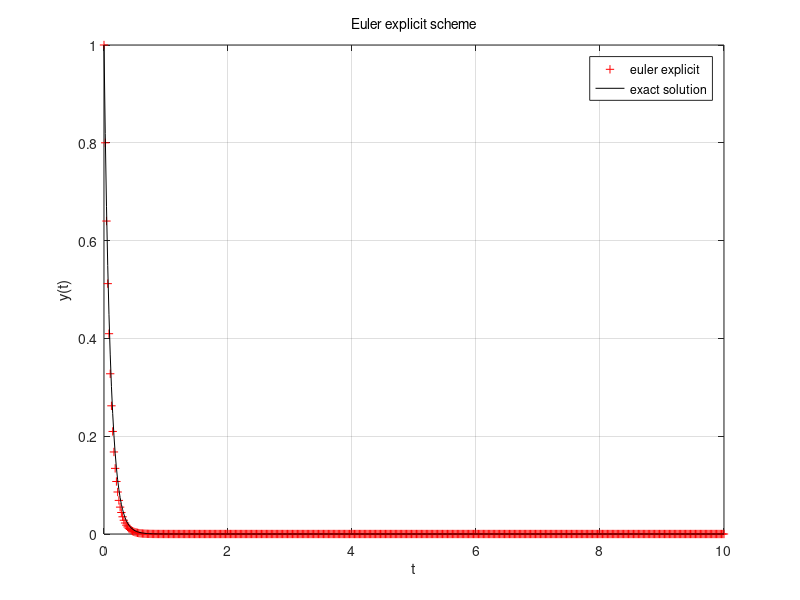

Recreate this plot in MATLAB.
#!/usr/bin/env octave
# File: eulerexplicit.m
# Name: D.Saravanan
# Date: 02/12/2021

""" Script to implement the Euler explicit scheme for y' = -10y with y(1) = 1 """

t_ = 10;                # time period
dt = 0.02;              # time step
N = t_/dt;              # number of steps
t = zeros(N+1, 1);      # time vector
y = zeros(N+1, 1);      # solution vector of euler explicit
t(1) = 0;              
y(1) = 1;               

for k = 1:N
    t(k+1) = t(k) + dt;
    y(k+1) = y(k) + dt * (-10 * y(k));
end

exact = exp(-10*t);     # exact solution

figure;  plot(t, y, 'r+');
hold on; plot(t, exact, 'k-');
xlabel('t'); ylabel('y(t)');
legend('euler explicit', 'exact solution');
set(legend, 'location', 'northeast');
set(gca, 'title', text('string', 'Euler explicit scheme'));
grid on; print('eulerexplicit.png', '-dpng')
